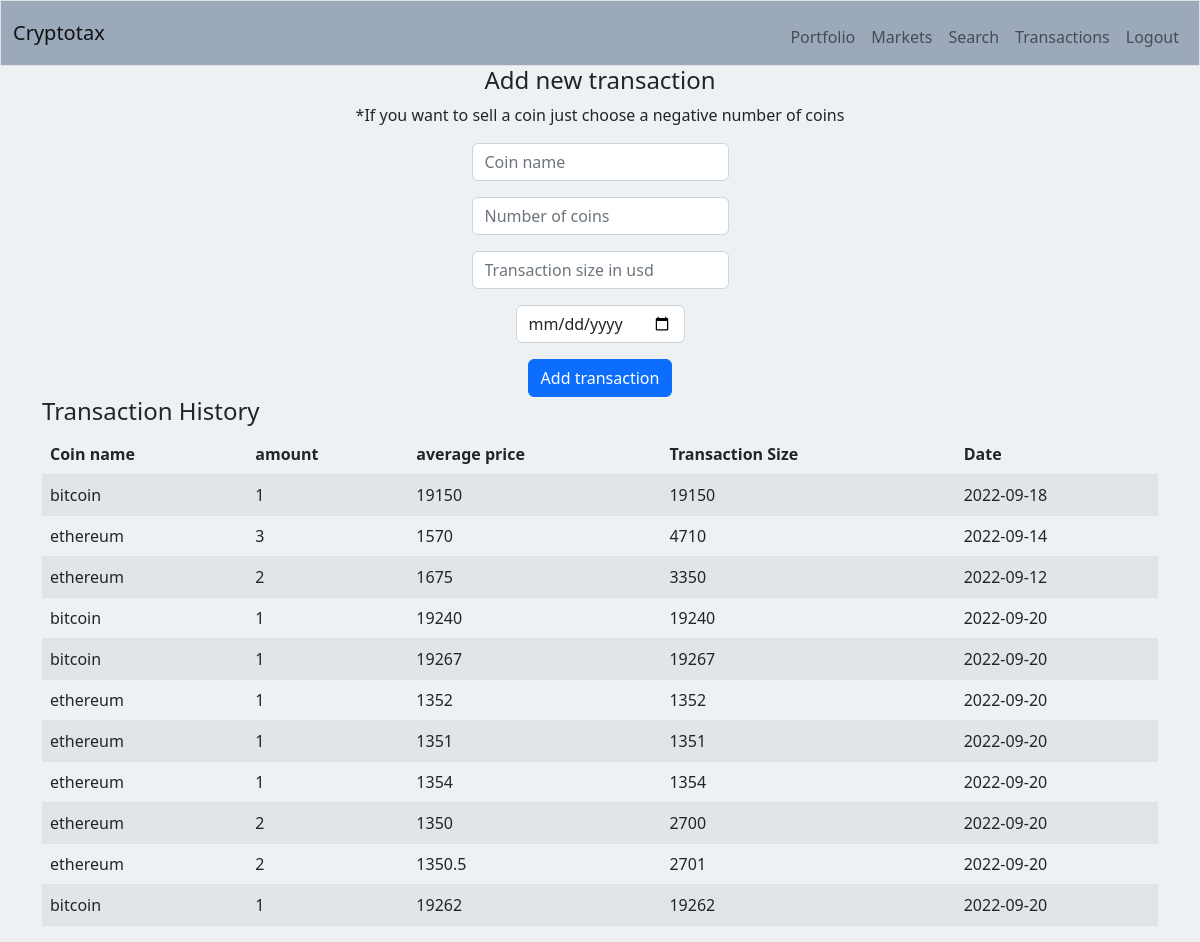
/transactions (signed in), run on the app's committed database.
### tables this page shows
CREATE TABLE history (
user_id INTEGER,
symbol TEXT NOT NULL,
number_coins INTEGER NOT NULL,
transaction_size INTEGER NOT NULL,
price_coin INTEGER NOT NULL,
coin_name TEXT NOT NULL,
currency TEXT NOT NULL,
purchase_day TEXT NOT NULL,
FOREIGN KEY (user_id) REFERENCES users(id));

### app.py (the view)
@app.route('/transactions', methods=["GET", "POST"])
@login_required
def transactions():
    if request.method == "POST":
        coin_name = request.form.get("coin_name").lower()
        number_coins = float(request.form.get("number_coins"))
        transaction_size = float(request.form.get("transaction_size"))
        purchase_day = request.form.get("purchase_day")
        currency = "usd"
        if not coin_name:
            return error("Missing coin name")
        if not number_coins:
            return error("Missing number coins")
        if not transaction_size:
            return error("Missing total price")
        if not purchase_day:
            return error("Missing date of transaction")
        price_coin = transaction_size / number_coins
        try:
            result = check_coin(coin_name)
            if result == None:
                return redirect("/coinlist")
        except:
            return redirect("/coinlist")
        check = query_db("SELECT * FROM portfolio WHERE coin_name = ? AND user_id = ?", (coin_name, session["user_id"][0]), one=True)
        if number_coins < 0:
            if abs(number_coins) > check[3]:
                return error("not enough balance")
        info = cg.get_coin_by_id(coin_name)
        db = get_db()
        db.execute("INSERT INTO history (user_id, coin_name, symbol, number_coins, transaction_size, price_coin, currency, purchase_day) VALUES (?, ?, ?, ?, ?, ?, ?, ?)", (session["user_id"][0], info["id"], info["symbol"], number_coins, transaction_size, price_coin, currency, purchase_day))
        db.commit()
        if check is not None:
            number_coins = number_coins + check[3]
            total_cost = transaction_size + check[4]
            db.execute("UPDATE portfolio SET coins = ? WHERE user_id = ? AND symbol = ?", (number_coins, session["user_id"][0], info["symbol"]))
            db.execute("UPDATE portfolio SET total_cost = ? WHERE user_id = ? AND symbol = ?", (total_cost, session["user_id"][0], info["symbol"]))
            db.commit()
            return redirect("/transactions")
        else:
            if number_coins < 0:
                    return error("not enough balance")
            db.execute("INSERT INTO portfolio (user_id, coin_name, symbol, coins, total_cost) VALUES (?, ?, ?, ?, ?)", (session["user_id"][0], info["id"], info["symbol"], number_coins,transaction_size))
            db.commit()
        return redirect("/transactions")
    else:
        db = get_db()
        cur = db.cursor()
        user_id = session["user_id"][0]
        cur.execute("SELECT * FROM history WHERE user_id =?", (user_id,))
        transactions = cur.fetchall()
        return render_template("transactions.html", transactions=transactions)

### app.py (called while the page is built)
@app.teardown_appcontext
def close_connection(exception):
    db = getattr(g, '_database', None)
    if db is not None:
        db.close()

@app.after_request
def add_header(response):
    response.headers['Cache-Control'] = 'no-store, no-cache, must-revalidate, post-check=0, pre-check=0, max-age=0'
    response.headers['Pragma'] = 'no-cache'
    response.headers['Expires'] = '-1'
    return response

### functions.py (called while the page is built)
def get_db():
    db = getattr(g, '_database', None)
    if db is None:
        db = g._database = sqlite3.connect("cryptotax.db")
    return db

def login_required(f):
    @wraps(f)
    def decorated_function(*args, **kwargs):
        if session.get("user_id") is None:
            return redirect('/login')
        return f(*args, **kwargs)
    return decorated_function

### templates/transactions.html (shortened to what this page needs)
{% extends "layout.html" %}
{% block main %}
<div class="container text-center">
    <h4>Add new transaction</h4>
    <p>*If you want to sell a coin just choose a negative number of coins</p>
    <form action="/transactions" method="post">
        <div class="mb-3">
            <input autocomplete="off" autofocus class="form-control mx-auto w-auto" id="coin_name" name="coin_name" placeholder="Coin name" type="text" required>
        </div>
        <div class="mb-3">
            <input class="form-control mx-auto w-auto" id="number_coins" name="number_coins" placeholder="Number of coins" type="number" required step="any">
        </div>
        <div class="mb-3">
            <input class="form-control mx-auto w-auto" id="transaction_size" name="transaction_size" placeholder="Transaction size in usd" type="number" required>
        </div>
        <div class="mb-3">
            <input class="form-control mx-auto w-auto" id="purchase_day" name="purchase_day" placeholder="Date yyyy/mm/dd" type="date" required>
        </div>
        <button class="btn btn-primary mx-auto w-auto" type="submit">Add transaction</button>
        </div>
<div class="container">
    <h4>Transaction History</h4>
    <table class="table table-striped">
        <thead>
            <tr>
                <th scope="col">Coin name</th>
                <th scope="col">amount</th>
                <th scope="col">average price</th>
                <th scope="col">Transaction Size</th>
                <th scope="col">Date</th>
            </tr>
        </thead>
        <tbody>
            {% for row in transactions %}
            <tr>
                <td >{{row[5]}} </td>
                <td >{{row[2]}} </td>
                <td >{{row[4]}} </td>
                <td >{{row[3]}} </td>
                <td >{{row[7]}} </td>
            </tr>
            {% endfor %}
        </tbody>
    </table>
</div>
{% endblock %}

### static/styles.css (style rules this page uses)
body { background-color: #edf1f4; }

### data on the page
history: coin_name "bitcoin", number_coins "1", price_coin "19150", transaction_size "19150", purchase_day "2022-09-18"
history: coin_name "ethereum", number_coins "3", price_coin "1570", transaction_size "4710", purchase_day "2022-09-14"
history: coin_name "ethereum", number_coins "2", price_coin "1675", transaction_size "3350", purchase_day "2022-09-12"
history: coin_name "bitcoin", number_coins "1", price_coin "19240", transaction_size "19240", purchase_day "2022-09-20"
history: coin_name "bitcoin", number_coins "1", price_coin "19267", transaction_size "19267", purchase_day "2022-09-20"
history: coin_name "ethereum", number_coins "1", price_coin "1352", transaction_size "1352", purchase_day "2022-09-20"
history: coin_name "ethereum", number_coins "1", price_coin "1351", transaction_size "1351", purchase_day "2022-09-20"
history: coin_name "ethereum", number_coins "1", price_coin "1354", transaction_size "1354", purchase_day "2022-09-20"
history: coin_name "ethereum", number_coins "2", price_coin "1350", transaction_size "2700", purchase_day "2022-09-20"
history: coin_name "ethereum", number_coins "2", price_coin "1350.5", transaction_size "2701", purchase_day "2022-09-20"
history: coin_name "bitcoin", number_coins "1", price_coin "19262", transaction_size "19262", purchase_day "2022-09-20"
